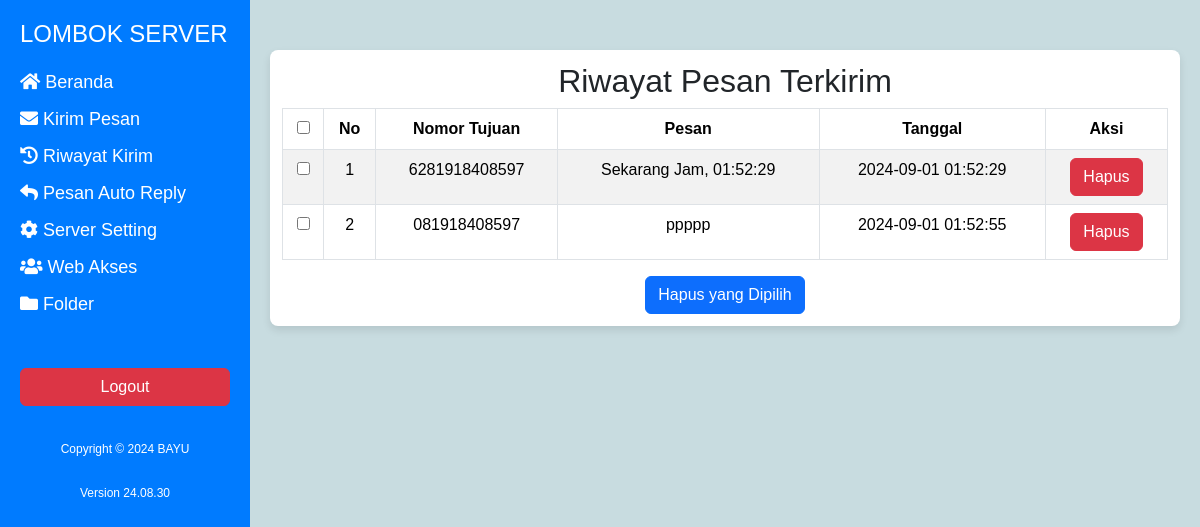
/riwayat.php, run on the app's committed database.
### tables this page shows
CREATE TABLE `sent_messages` (
  `id` int NOT NULL,
  `number` varchar(225) DEFAULT NULL,
  `message` varchar(225) DEFAULT NULL,
  `tanggal` datetime DEFAULT NULL
);

### riwayat.php (the view, shortened to what this page needs)
<?php
include 'db.php';
$query = "SELECT * FROM sent_messages";
$result = mysqli_query($conn, $query);
?>
<?php
include 'layout/header.php';
?>
<?php
include 'layout/sidebar.php';
?>
<div class="content">
    <div class="form-riwayat">
        <h2>Riwayat Pesan Terkirim</h2>
        <div class="table-responsive">
            <form action="riwayat.php" method="post">
                <table class="table table-bordered table-striped">
                    <thead>
                        <tr>
                            <th><input type="checkbox" id="selectAll"></th>
                            <th>No</th>
                            <th>Nomor Tujuan</th>
                            <th>Pesan</th>
                            <th>Tanggal</th>
                            <th>Aksi</th>
                        </tr>
                    </thead>
                    <tbody>
                        <?php
                        $no = 1;
                        if (mysqli_num_rows($result) > 0) {
                            while ($riwayat = mysqli_fetch_array($result)) {
                                echo "<tr>";
                                echo "<td><input type='checkbox' name='checked[]' value='" . $riwayat['id'] . "'></td>";
                                echo "<td>" . $no++ . "</td>";
                                echo "<td>" . $riwayat['number'] . "</td>";
                                echo "<td>" . $riwayat['message'] . "</td>";
                                echo "<td>" . $riwayat['tanggal'] . "</td>";
                                echo "<td><a href='riwayat.php?id=" . $riwayat['id'] . "' class='btn btn-danger'>Hapus</a></td>";
                                echo "</tr>";
                            }
                        } else {
                            echo "<tr><td colspan='6'>Tidak ada data riwayat pesan.</td></tr>";
                        }
                        ?>
                    </tbody>
                </table>
                <button type="submit" name="hapus" class="btn btn-primary">Hapus yang Dipilih</button>
            </form>
        </div>
    </div>
</div>
</body>
</html>

### layout/header.php (style rules this page uses)
body { background: rgb(200, 220, 224); font-family: Arial, sans-serif, 'Poppins', sans-serif, 'Poppins', sans-serif; }
.content { margin-left: 10px; padding: 20px; transition: margin-left 0.3s; margin-top: 20px; }
@media (min-width: 768px) { .content { margin-left: 250px; } }
.form-riwayat { width: 100%; margin: 10px auto; text-align: center; padding: 12px; background: #ffffff; border-radius: 8px; box-shadow: 0 4px 8px rgba(0, 0, 0, 0.1); }

### data on the page
sent_messages: number "6281918408597", message "Sekarang Jam, 01:52:29", tanggal "2024-09-01 01:52:29"
sent_messages: number "081918408597", message "ppppp", tanggal "2024-09-01 01:52:55"
